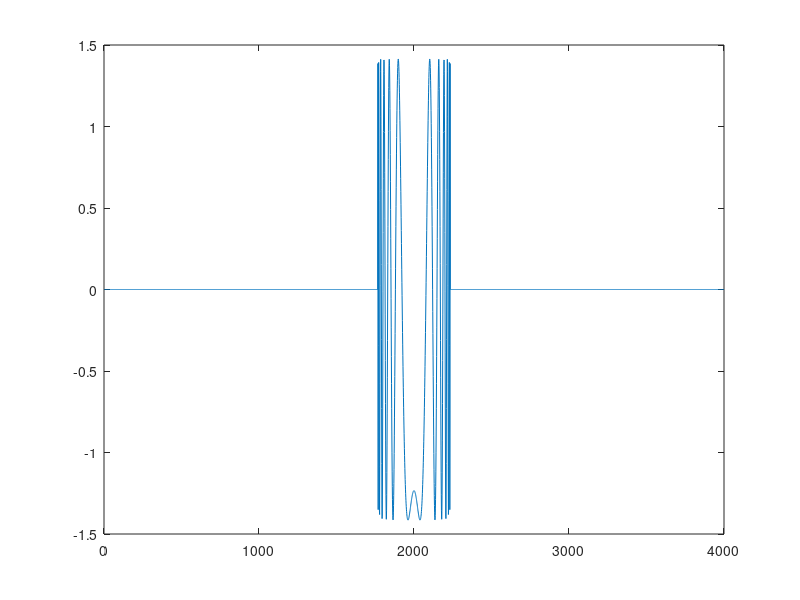

The MATLAB script that drew this image: (Note: this script raises an error after producing the figure.)
% reproduction of point source using SDM
clear all;
%close all;

f     = 2000;
omega = 2*pi*f;
c     = 343;
y_ref = 2;

% position of point source
y_s   =  1;
x_s   =  0;

%%%%%%%%%%%%%%%%%%%%%%%%%%%%%%%%%%%%%%%%%%%%%%%%%%%%%%%%%%%%%%%%%%%%%%%%%%%
spatial_interval = [-20 20];
N = 4001; % delta_x = 0.01

X = linspace(spatial_interval(1), spatial_interval(2), N);
Y = linspace(-1, 3, 400);

delta_x = ( spatial_interval(2) - spatial_interval(1) ) / N;
k_x_s = (2*pi) / delta_x;

% positive frequencies
k_x = linspace(0, k_x_s/2, N/2+1);
k_x(1) = k_x(2);

% negative frequencies
k_x = [fliplr( -k_x(2:end-1) ), k_x];

[k_x_m y_m] = meshgrid(k_x, Y);
y_m = abs(y_m);
%%%%%%%%%%%%%%%%%%%%%%%%%%%%%%%%%%%%%%%%%%%%%%%%%%%%%%%%%%%%%%%%%%%%%%%%%%%

D_kx = zeros( size(k_x) );

% point source
D_kx( abs(k_x) <= omega/c ) = exp(i.*k_x( abs(k_x) <= omega/c ).*x_s) .* ...
    besselh( 0, 2, sqrt( (omega/c).^2 - k_x( abs(k_x) <= omega/c ).^2 ) * (y_ref-y_s) ) ./ ...
        besselh( 0, 2, sqrt( (omega/c).^2 - k_x( abs(k_x) <= omega/c ).^2 ) * y_ref );
    
D_kx( abs(k_x) > omega/c ) = exp(i.*k_x( abs(k_x)> omega/c ).*x_s) .* ...
    besselk(0, sqrt( k_x( abs(k_x) > omega/c ).^2 - (omega/c).^2 ) * (y_ref-y_s) ) ./ ...
       besselk(0, sqrt( k_x( abs(k_x) > omega/c ).^2 - (omega/c).^2 ) * y_ref );
    
% return


% %%%%%%%%%%%%%%%%%%%%%%%% bandlimitation %%%%%%%%%%%%%%%%%%%%%%%%%%%%%%%%
% B = 50; % min 2
% B_offset = 0;
% 
% %%%%% lowpass %%%%%
% central_frequency = round( length( D_kx )/2 ) - B_offset;
% 
% indices = [1 : central_frequency - B , ...
%             central_frequency + B : length( D_kx )];
% D_kx(indices) = 0;
% % D_kx = D_kx .* exp(i .* k_x .* 3);
% 
% % %%%%% highpass %%%%
% % indices = [1:B, N-(B-2):N]; 
% % G_tilde_kxy(:, indices) = 0;
% %%%%%%%%%%%%%%%%%%%%%%%%%%%%%%%%%%%%%%%%%%%%%%%%%%%%%%%%%%%%%%%%%%%%%

figure; plot(D_kx)
figure; plot(real(D_kx))
figure; plot(imag(D_kx))

D = ifftx( D_kx, [], 2);


%%%%%%%%%%%%%%%% discretization %%%%%%%%%%%%%%%%%%%%%%%%%%%%%%%%%%%%%
%  use only every 20th point in space (to simulate a loudspeaker spacing of
%  20cm
%indexes = 1:length(D);
%indexes = indexes( mod(indexes-1, 20)~=0 );
%D( indexes )   =   0;

D_kx = fftx( D, [], 2 );

figure; plot(D_kx)
figure; plot(real(D_kx))
figure; plot(imag(D_kx))

%%%%%%%%%%%%%%%%%%%%%%%%%%%%%%%%%%%%%%%%%%%%%%%%%%%%%%%%%%%%%%%%%%%%%

% omnidirectional source
G_kx = zeros( size(y_m) );

G_kx( abs(k_x_m) <= omega/c ) = -i/4 * ...
    besselh(0, 2, sqrt( (omega/c).^2 - k_x_m( abs(k_x_m) <= omega/c ).^2 ) .* y_m( abs(k_x_m) <= omega/c ) );

G_kx( abs(k_x_m) > omega/c ) = 1/(2*pi) * ...
    besselk(0, sqrt( k_x_m( abs(k_x_m) > omega/c ).^2 - (omega/c).^2 ) .* y_m( abs(k_x_m) > omega/c ) );


P_kx = repmat( D_kx, [size(G_kx, 1) 1] ) .* G_kx;
P    = ifftx( P_kx, [], 2);

% normalization
P    =    P ./ abs(P(end/2, end/2));

figure;
%GraphDefaults('paper');
imagesc(X, Y, real(P), [-3 3])
colormap gray;
%imagesc(X, Y, db(abs(P)))
%imagesc(db(abs(G_kx)))
xlim([-2 2]);
xlabel('x');
ylabel('y');
%turn_imagesc;
axis square;



figure;
%GraphDefaults('paper');
plot(k_x, 20*log10(abs(D_kx)) + 28, 'k') % + 28
xlim([-30 30]);
ylim([-50 10]);
xlabel('x');
axis square;
%GraphDefaults('paper');

% print -depsc2 ../../images/sound_fields_linear_continuous.eps
% print -depsc2 ../../images/sound_fields_linear_discrete.eps
% print -depsc2 ../../images/sound_fields_linear_discrete_1.eps
% print -depsc2 ../../images/sound_fields_linear_discrete_2.eps

% print -depsc2 ../../images/d_kx_point_source_1000Hz.eps
% print -depsc2 ../../images/d_kx_point_source_1000Hz_repetitions.eps
% print -depsc2 ../../images/d_kx_point_source_1000Hz_repetitions_bandlimited_1.eps
% print -depsc2 ../../images/d_kx_point_source_1000Hz_repetitions_bandlimited_2.eps
